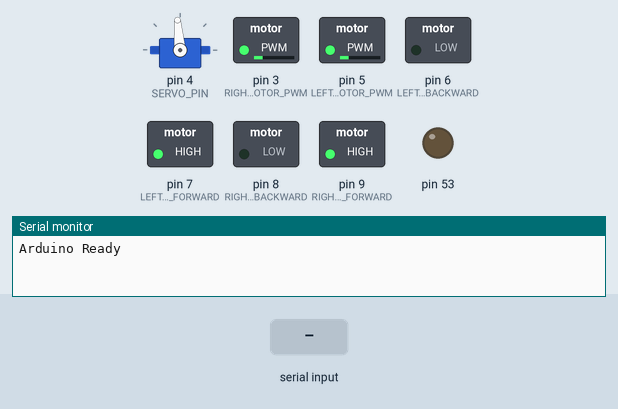
Recording of a sketch running on a simulated Arduino Mega 2560, built with avr-gcc and run on an emulated ATmega2560. Shown: servo, switched loads named in the sketch (green lamp = pin HIGH), output pins drawn as LEDs (lit = HIGH), the last lines printed to the serial monitor. The test bench sets the inputs (shaded band).

Above: at 1.2 s.
1.3 s: "L" received over Serial
At 2.4 s:
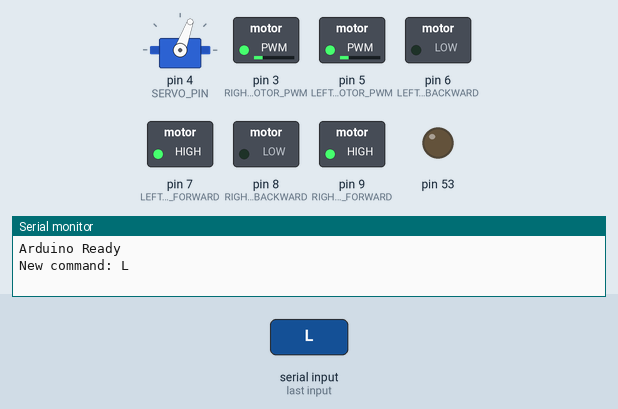
2.8 s: "R" received over Serial
At 3.6 s:
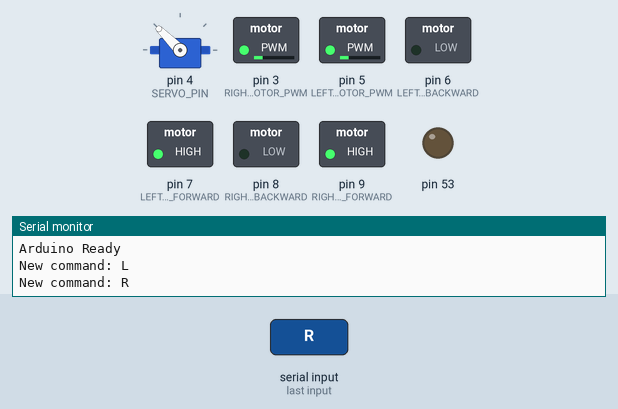
4.3 s: "I" received over Serial
At 4.9 s:
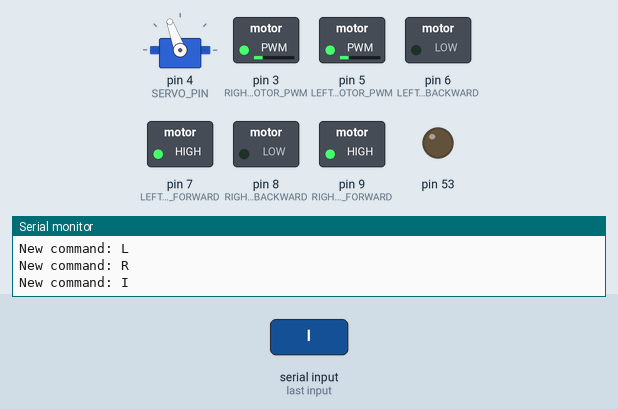
5.8 s: "G" received over Serial
At 6.1 s:
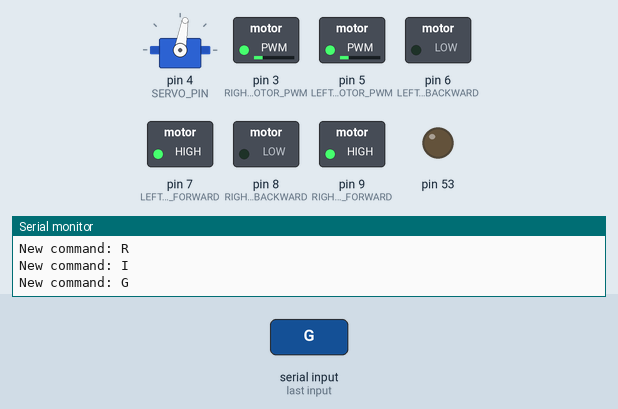
Timing chart, 0 to 8.3 s (numbered marks = the images above; inputs shaded):
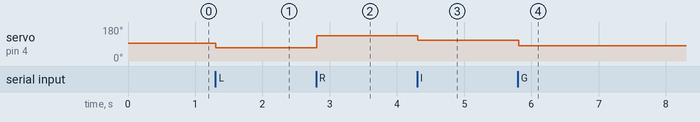

Measured:
- after the input at 1.3 s, servo on pin 4 (SERVO_PIN): 95° → 70° at once
- after the input at 2.8 s, servo on pin 4 (SERVO_PIN): 70° → 135° at once
- after the input at 4.3 s, servo on pin 4 (SERVO_PIN): 135° → 110° at once
- after the input at 5.8 s, servo on pin 4 (SERVO_PIN): 110° → 80° at once

The sketch:

final.ino
```cpp
#include <SPI.h>
#include <Servo.h>

// Servo and motor pins
Servo steering;

#define LEFT_MOTOR_FORWARD   7
#define LEFT_MOTOR_BACKWARD  6
#define RIGHT_MOTOR_FORWARD  9
#define RIGHT_MOTOR_BACKWARD 8
#define LEFT_MOTOR_PWM   5
#define RIGHT_MOTOR_PWM  3
#define SERVO_PIN 4

const int DEFAULT_SPEED = 55;
volatile char current_cmd = 'F';  // Default command

void setup() {
  // Motor setup
  pinMode(LEFT_MOTOR_FORWARD, OUTPUT);
  pinMode(LEFT_MOTOR_BACKWARD, OUTPUT);
  pinMode(RIGHT_MOTOR_FORWARD, OUTPUT);
  pinMode(RIGHT_MOTOR_BACKWARD, OUTPUT);
  pinMode(LEFT_MOTOR_PWM, OUTPUT);
  pinMode(RIGHT_MOTOR_PWM, OUTPUT);
  pinMode(53, OUTPUT);

  steering.attach(SERVO_PIN);
  steering.write(95);  // Straight

  // Move forward
  digitalWrite(LEFT_MOTOR_BACKWARD, LOW);
  digitalWrite(RIGHT_MOTOR_BACKWARD, LOW);
  digitalWrite(LEFT_MOTOR_FORWARD, HIGH);
  digitalWrite(RIGHT_MOTOR_FORWARD, HIGH);
  analogWrite(LEFT_MOTOR_PWM, DEFAULT_SPEED);
  analogWrite(RIGHT_MOTOR_PWM, DEFAULT_SPEED);

  // SPI setup
  pinMode(MISO, OUTPUT);
  SPCR |= _BV(SPE);        // Enable SPI in slave mode
  SPI.attachInterrupt();   // Enable SPI interrupt

  Serial.begin(9600);
  Serial.println("Arduino Ready");
}

ISR(SPI_STC_vect) {
  // Simply load the current command into the data register
  SPDR = current_cmd;
}

void loop() {
  // Read command from Bluetooth or Serial
  if (Serial.available()) {
    char cmd = Serial.read();
    if (cmd == 'F' || cmd == 'L' || cmd == 'R' || cmd == 'I' || cmd == 'G') {
      current_cmd = cmd;
      Serial.print("New command: ");
      Serial.println(current_cmd);
    }
  }

  // Set servo angle
  switch (current_cmd) {
    case 'F': steering.write(95); break;
    case 'L': steering.write(70); break;
    case 'R': steering.write(135); break;
    case 'I': steering.write(110); break;
    case 'G': steering.write(80); break;
    default:  steering.write(95); break;
  }

  delay(10);
}
```
